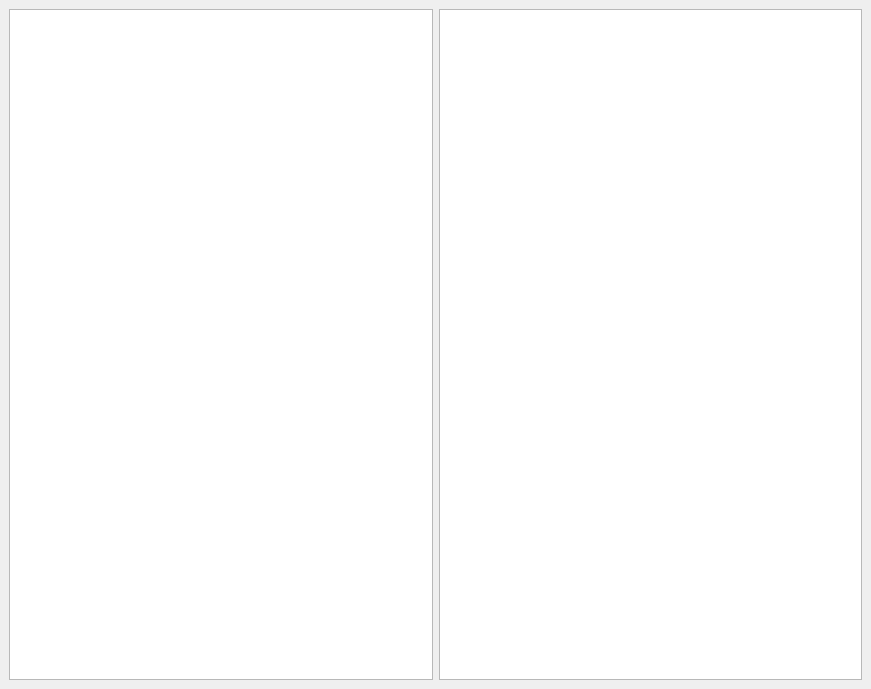
<?xml version="1.0" encoding="UTF-8"?>
<ui version="4.0">
 <class>MainWindow</class>
 <widget class="QMainWindow" name="MainWindow">
  <property name="geometry">
   <rect>
    <x>0</x>
    <y>0</y>
    <width>871</width>
    <height>689</height>
   </rect>
  </property>
  <property name="windowTitle">
   <string>JSON Schema Generator</string>
  </property>
  <widget class="QWidget" name="centralwidget">
   <layout class="QHBoxLayout" name="horizontalLayout">
    <item>
     <widget class="QPlainTextEdit" name="inputPTE"/>
    </item>
    <item>
     <widget class="QPlainTextEdit" name="outputPTE"/>
    </item>
   </layout>
  </widget>
 </widget>
 <resources/>
 <connections/>
</ui>
